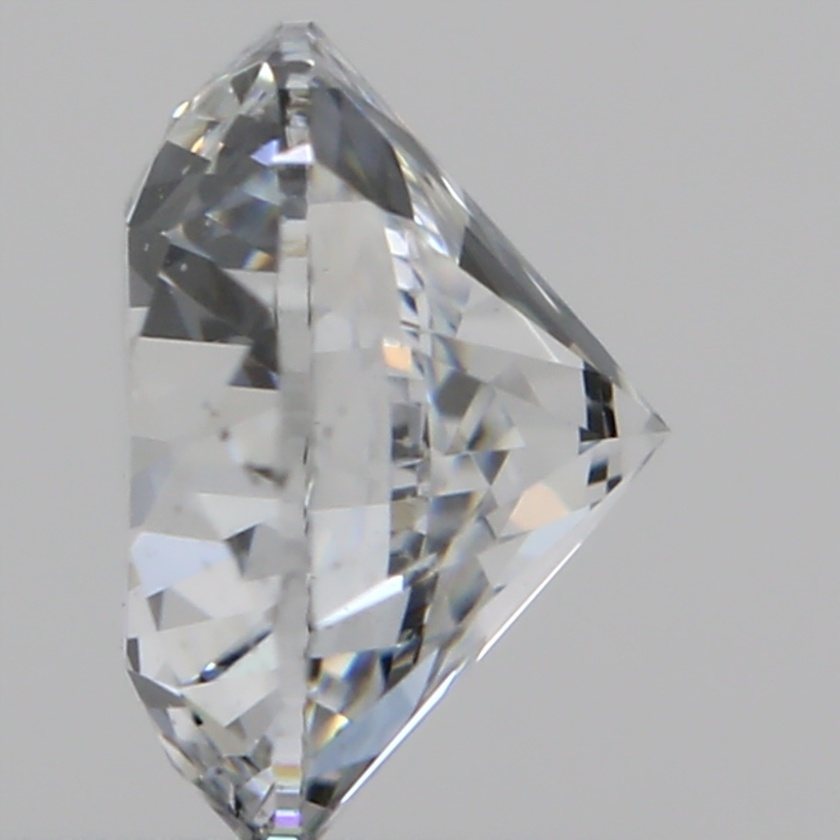
#> input picture data/train/D_53277.jpg, 840 x 840 px, shrunk from 1200 x 1200 before the run
$ python feature_match.py
#> lines starting #> are read from the running program, lines starting #| are printed output that depends on the picture
import numpy as np
import cv2
from matplotlib import pyplot as plt
from sklearn.cluster import KMeans
import argparse
import utils

source = 'data/train/D_53277.jpg'
target = 'data/train/D_53280.jpg'

img1 = cv2.imread(source, 0)  # queryImage
#> img1: shape (840, 840); min 2, max 255, mean 173.1
img2 = cv2.imread(target, 0)  # trainImage
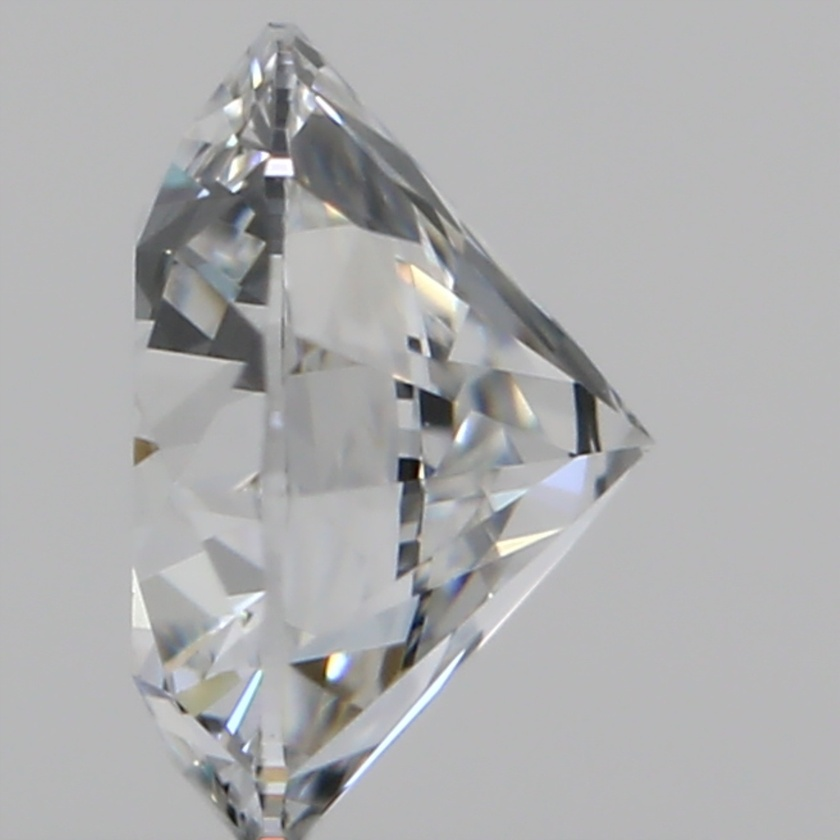
#> input picture data/train/D_53280.jpg, 840 x 840 px, shrunk from 1200 x 1200 before the run
#> img2: shape (840, 840); min 8, max 255, mean 174.1

# Initiate SIFT detector
sift = cv2.xfeatures2d.SIFT_create()

# find the keypoints and descriptors with SIFT
kp1, des1 = sift.detectAndCompute(img1, None)
#> kp1 = 605 keypoints; strongest (x, y, size): (198, 721, 5.6), (266, 73, 9.8), (597, 474, 12.5), (613, 434, 5.5)
kp2, des2 = sift.detectAndCompute(img2, None)
#> kp2 = 553 keypoints; strongest (x, y, size): (421, 474, 4.6), (280, 167, 15.2), (205, 193, 5.1), (408, 469, 16.1)

# BFMatcher with default params
bf = cv2.BFMatcher()
matches = bf.knnMatch(des1, des2, k=2)
#> matches = 605 matches

# Apply ratio test
good = []
for m, n in matches:
    if m.distance < 0.75 * n.distance:
        good.append([m])
#> after the loop, good = 21 matches

print("good,len", len(good))
#| good,len 21

# cv2.drawMatchesKnn expects list of lists as matches.
img3 = cv2.drawMatchesKnn(img1, kp1, img2, kp2, good, None, flags=2)
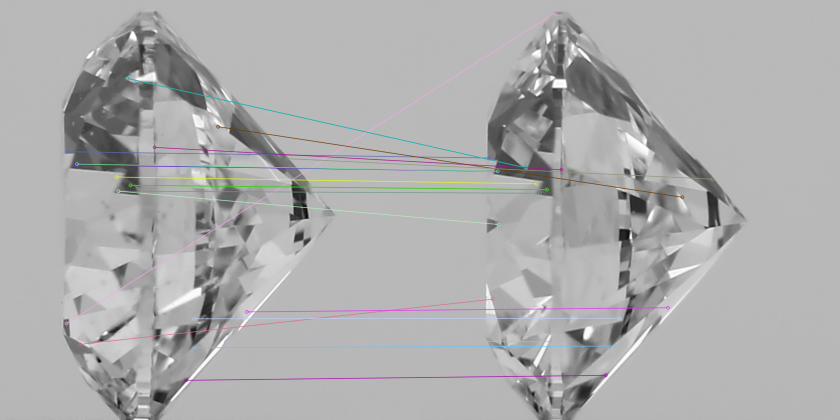
#> img3: shape (840, 1680, 3) (shown at 1/2 size); mean of channels 0, 1, 2 173.4, 173.2, 173.3; drawn as B, G, R

plt.imshow(img3), plt.show()
